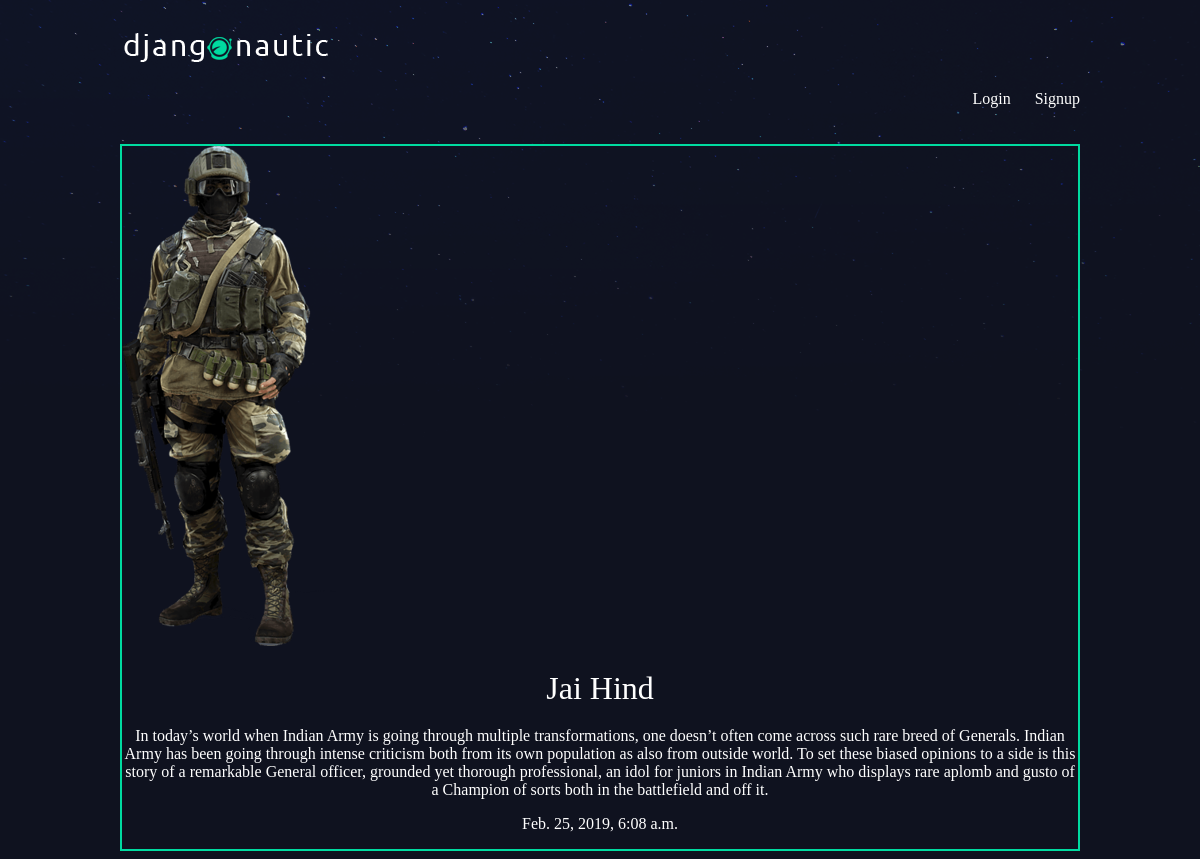
The page /articles/jai-hind/ on the database its author committed.
### articles/models.py (models this page shows, shortened)
class Article(models.Model):
	title = models.CharField(max_length=100)
	slug = models.SlugField()
	body = models.TextField()
	date = models.DateTimeField(auto_now_add=True)
	thumb = models.ImageField(default='default.png', blank=True)
	author = models.ForeignKey(User, models.SET_NULL,blank=True,null=True)

### articles/views.py (the view)
# urls.py: url(r'^(?P<slug>[\w-]+)/$',views.article_detail, name="detail"),
def article_detail(request, slug):
	article = Article.objects.get(slug=slug)
	return render(request, 'articles/article_detail.html', {'article': article})

### articles/templates/articles/article_detail.html
{% extends 'base_layout.html' %}
{% block content %}
<div class="article-detail">
    <div class="article">
        <img src="{{ article.thumb.url }}"/>
     <h2>{{ article.title }}</h2>
     <p>{{ article.body }}</p>
     <p>{{ article.date }}</p>
    </div>
</div>
{% endblock %}

### assets/styles.css (style rules this page uses)
body { background-color: #0f121f; background-repeat: no-repeat; color: #fff; }
body { background-image: url(/static/stars.png); }
h1, h2, h3 { font-weight: normal; margin: 0; }
.article { padding: 10px; border: 2px solid #00dba0; position: relative; padding-bottom: 40px; }
.article h2 { font-size: 1.2em; }
.article-detail .article { padding: 0; }
.article-detail .article img { max-width: 100%; }
.article-detail .article h2 { text-align: center; margin: 20px auto; font-size: 2em; }
.article-detail .article p { text-align: center; }

### rows shown on the page
Article: thumb (picture), title "Jai Hind", body "In today’s world when Indian Army is going through multiple transformations, one doesn’t often come across such rare breed of Generals. Indian Army has been going through intense criticism both from its own population as also from outside world. To set these biased opinions to a side is this story of a remarkable General officer, grounded yet thorough professional, an idol for juniors in Indian Army who displays rare aplomb and gusto of a Champion of sorts both in the battlefield and off it.", date "Feb. 25, 2019, 6:08 a.m."
